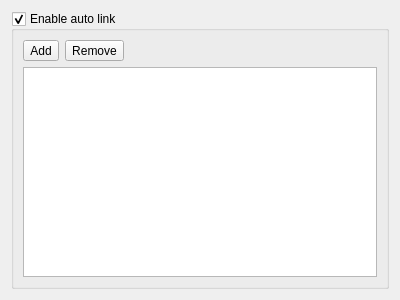
<?xml version="1.0" encoding="UTF-8"?>
<ui version="4.0">
 <class>CompilerAutolinkWidget</class>
 <widget class="QWidget" name="CompilerAutolinkWidget">
  <property name="geometry">
   <rect>
    <x>0</x>
    <y>0</y>
    <width>400</width>
    <height>300</height>
   </rect>
  </property>
  <property name="windowTitle">
   <string>Form</string>
  </property>
  <layout class="QVBoxLayout" name="verticalLayout">
   <item>
    <widget class="QGroupBox" name="grpAutolink">
     <property name="title">
      <string>Enable auto link</string>
     </property>
     <property name="checkable">
      <bool>true</bool>
     </property>
     <layout class="QVBoxLayout" name="verticalLayout_2">
      <item>
       <widget class="QWidget" name="widget" native="true">
        <layout class="QHBoxLayout" name="horizontalLayout">
         <property name="leftMargin">
          <number>0</number>
         </property>
         <property name="topMargin">
          <number>0</number>
         </property>
         <property name="rightMargin">
          <number>0</number>
         </property>
         <property name="bottomMargin">
          <number>0</number>
         </property>
         <item>
          <widget class="QToolButton" name="btnAdd">
           <property name="toolTip">
            <string>Add</string>
           </property>
           <property name="text">
            <string>Add</string>
           </property>
          </widget>
         </item>
         <item>
          <widget class="QToolButton" name="btnRemove">
           <property name="toolTip">
            <string>Remove</string>
           </property>
           <property name="text">
            <string>Remove</string>
           </property>
          </widget>
         </item>
         <item>
          <spacer name="horizontalSpacer">
           <property name="orientation">
            <enum>Qt::Horizontal</enum>
           </property>
           <property name="sizeHint" stdset="0">
            <size>
             <width>40</width>
             <height>20</height>
            </size>
           </property>
          </spacer>
         </item>
        </layout>
       </widget>
      </item>
      <item>
       <widget class="QTableView" name="tblAutolinks">
        <property name="alternatingRowColors">
         <bool>true</bool>
        </property>
        <property name="textElideMode">
         <enum>Qt::ElideNone</enum>
        </property>
        <attribute name="horizontalHeaderStretchLastSection">
         <bool>true</bool>
        </attribute>
        <attribute name="verticalHeaderVisible">
         <bool>false</bool>
        </attribute>
       </widget>
      </item>
     </layout>
    </widget>
   </item>
  </layout>
 </widget>
 <tabstops>
  <tabstop>grpAutolink</tabstop>
  <tabstop>btnAdd</tabstop>
  <tabstop>btnRemove</tabstop>
  <tabstop>tblAutolinks</tabstop>
 </tabstops>
 <resources/>
 <connections/>
</ui>
